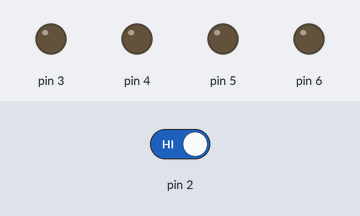
The sketch below on a simulated Arduino Uno, built with avr-gcc and run on an emulated ATmega328P. On the bench: output pins drawn as LEDs (lit = HIGH). Dashed ring = blinking. Inputs (shaded band) come from the test bench; at power-on: pin 2 HIGH.

Above: at 1.2 s.
1.3 s: pin 2 driven LOW
At 1.7 s:
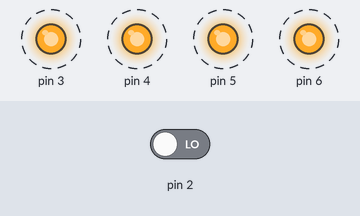
4.3 s: pin 2 driven HIGH
At 4.8 s:
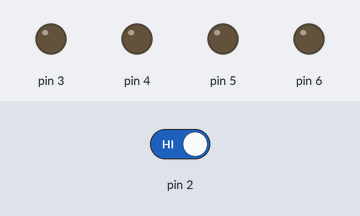
Timing chart, 0 to 7.3 s (numbered marks = the images above; inputs shaded):
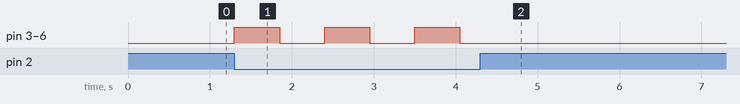

Measured:
- after the input at 1.3 s, pin 3–6: alternates HIGH for 0.55 s and LOW for 0.55 s, starting at once
- after the input at 4.3 s, pin 3–6: stops changing and stays LOW

The sketch:

SWITCH_RELAY_V2.ino
```cpp
int d=2;   // to store on or off value
void setup()
{pinMode(2,INPUT);
pinMode(3,OUTPUT);
pinMode(4,OUTPUT);
pinMode(5,OUTPUT);
pinMode(6,OUTPUT);
}
void loop()
{
d=digitalRead(2);
if(d==0)
{
 for (int counter = 1 ; counter <= 10; counter = counter +1)
digitalWrite(3,HIGH);
digitalWrite(4,HIGH);
digitalWrite(5,HIGH);
digitalWrite(6,HIGH);
     delay (550);
digitalWrite(3,LOW);
digitalWrite(4,LOW);
digitalWrite(5,LOW);
digitalWrite(6,LOW);

     delay (550);
  }

else
{
digitalWrite(3,LOW);
digitalWrite(4,LOW);
digitalWrite(5,LOW);
digitalWrite(6,LOW);
}
}
```
